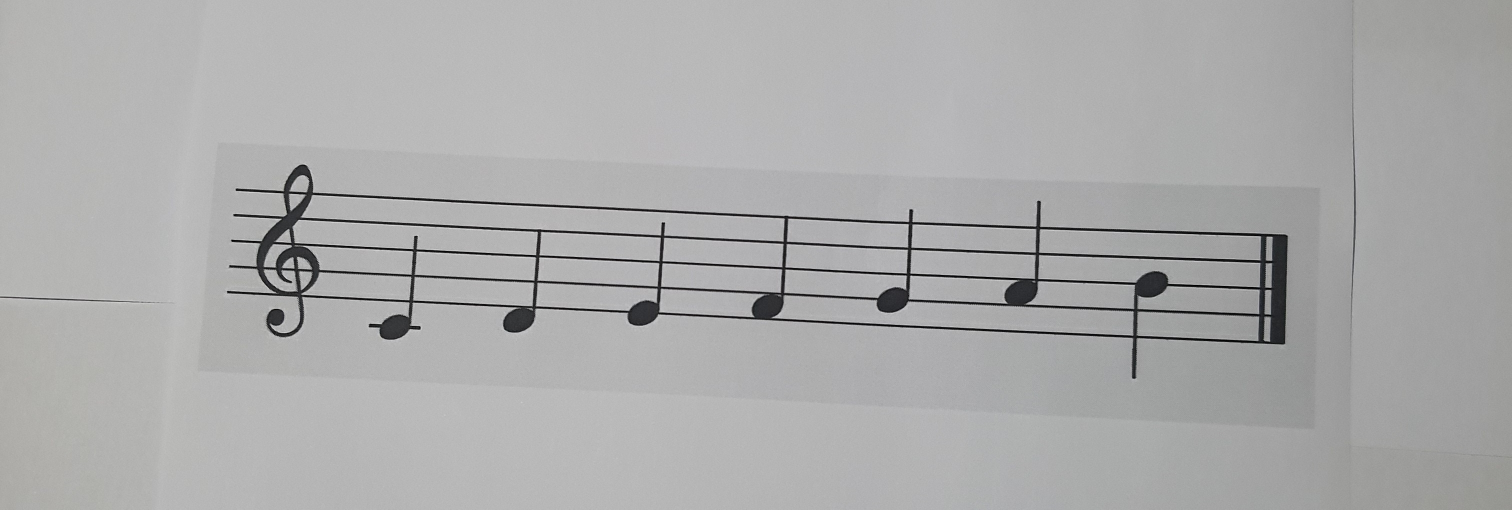
#> input picture test-cases/11.jpg, 3024 x 1019 px (shown at 1/2 size)
$ python main.py test-cases out
#> lines starting #> are read from the running program, lines starting #| are printed output that depends on the picture; after the words box and inside, x2 and y2 are one past the last pixel; in counts of white or black regions, pixels touching at a corner belong together
### IO.py
import os
from skimage import io


class IO:
    file_data = ""
    output_folder = ""
    file_name = ""

    def read_images(self, input_folder):
#> called with input_folder = 'test-cases'
        files = os.listdir(input_folder)

        images = []
        for fle in files:
            images.append(io.imread(input_folder + "/" + fle))

        return images, files

    def read_image(self, path):
        return io.imread(path)

    def write(self, data):
        self.file_data += data

    def set_name(self, name):
        self.file_name = os.path.splitext(name)[0]
        self.file_name += ".txt"

    def save(self):
        os.makedirs(self.output_folder, exist_ok=True)
        f = open(self.output_folder + "/" + self.file_name, "x+")
        f.write(self.file_data)
        f.close()
        self.file_data = ""

### PreProcessor.py
# This class is responsible for pre-processing the image
import numpy as np
import skimage as sk
from skimage.transform import hough_line, hough_line_peaks, rotate
from Segmentation import hough_transform


def start(image):
    img = np.copy(image)
    img = to_binary_image(image)


def to_binary_image(image):
    img = np.copy(image)

    if img.ndim == 3:  # if image is rgb image
        if img.shape[2] == 4:  # if image contains alpha channel
            img = img[:, :, :3]
        img = sk.color.rgb2gray(img)

    img[img <= 0.5] = 0
    img = img.astype(bool).astype(float)
    return img


def deskew_image(image, angle_range):
    angle = get_image_angle(image, angle_range)

    no_lines = hough_transform(image, 6, 7)

    if abs(angle - 90) > 0.5:
        image = rotate(image.astype(float), angle - 90)
        no_lines = rotate(no_lines.astype(float), angle - 90)
        corrected = get_image_angle(image, angle_range)
    return image, no_lines


def get_image_angle(image, angle_range):
    angles = np.linspace(
        np.deg2rad(90 - angle_range), np.deg2rad(90 + angle_range), 360
    )
    h, theta, d = hough_line(image, angles)

    _, angles, _ = hough_line_peaks(
        h, theta, d, min_distance=9, min_angle=0, threshold=0.8 * np.amax(h)
    )
    return np.rad2deg(np.mean(angles))


def opening(image, width, height=1):
    se = sk.morphology.rectangle(width, height)
    img = sk.morphology.opening(image, se)
    return img


# [16 lines left out: functions closing, erosion, sobel_v, not called in this run]

### Segmentation.py
from skimage.transform import hough_line, hough_line_peaks
import numpy as np
from Staff import Staff
import PreProcessor
from StaffLine import StaffLine


def segment_image(image, no_lines):
    image_with_lines = get_lines_image(image)
    staff_lines = get_staff_lines(image_with_lines)
    if len(staff_lines) % 5 == 0:
        staffs = get_staffs(staff_lines, no_lines)
        return staffs
    else:
        return []


def hough_transform(img, angle_range, width):
    angles = np.linspace(
        np.deg2rad(90 - angle_range), np.deg2rad(90 + angle_range), 360
    )
    h, theta, d = hough_line(img, angles)

    image = np.copy(img)
    origin = np.array((0, img.shape[1]))
    for _, angle, dist in zip(
        *hough_line_peaks(
            h, theta, d, min_distance=9, min_angle=0, threshold=0.8 * np.amax(h)
        )
    ):
        y0, y1 = (dist - origin * np.cos(angle)) / np.sin(angle)
        section = image[min(int(y0), int(y1)) - 5 : max(int(y0), int(y1)) + 5, :]
        image[
            min(int(y0), int(y1)) - 5 : max(int(y0), int(y1)) + 5, :
        ] = PreProcessor.opening(section, width)
    return image


def get_lines_image(image):
    lines = np.zeros(image.shape)
    for i in range(2, 10):
        lines += image - PreProcessor.opening(image, i, 1)
    return lines.astype(bool)


def get_staff_lines(image):
    staff_lines = []
    max_count = 0
    for i in range(image.shape[0] - 1):
        row = image[i, :]
        if any(row):
            count = sum(row)
            if count > max_count:
                max_count = count
            staff_lines.append(StaffLine(i, row))
    staff_lines = remove_empty_lines(staff_lines, max_count)
    staff_lines = collect_lines(staff_lines)
    return staff_lines


def remove_empty_lines(staff_lines, max_count):
    half = max_count // 2
    lines = []
    for line in staff_lines:
        if line.count > half:
            lines.append(line)
    return lines


def collect_lines(lines):
    list_of_lines = []
    list_of_list = []
    list_of_lines.append(lines[0])
    for i in range(1, len(lines)):
        if abs(lines[i - 1].y - lines[i].y) > 6:
            list_of_list.append(list_of_lines)
            list_of_lines = []
            list_of_lines.append(lines[i])
        else:
            list_of_lines.append(lines[i])
    list_of_list.append(list_of_lines)
    count = 0
    final_lines = []
    sxs = []
    exs = []
    for lst in list_of_list:
        y = []
        for line in lst:
            y.append(line.y)
            sxs.append(line.start_x)
            exs.append(line.end_x)
        count += 1
        lst[0].y = int(np.mean(y))
        final_lines.append(lst[0])

    for line in final_lines:
        line.start_x = int(np.median(sxs))
        line.end_x = int(np.median(exs))
    return final_lines


def get_staffs(lines, image):
    staffs = []
    for i in range(0, len(lines), 5):
        sy = lines[i].y
        ey = lines[i + 4].y
        sx = lines[i].start_x
        ex = lines[i].end_x
        staff_height = ey - sy
        ymin = max(sy - staff_height / 2, 0)
        ymax = min(ey + staff_height / 2, image.shape[0] - 1)
        while np.any(image[sy, :]) and sy > ymin:
            sy -= 1
        while np.any(image[ey, :]) and ey < ymax:
            ey += 1
        image_cpy = image[sy:ey, sx:ex]
        staff = Staff(sy, ey, sx, ex, image_cpy, lines[i : i + 5])

        staffs.append(staff)
    return staffs

### StaffLine.py
class StaffLine:

    def __init__(self, y, array):
        self.y = y
        self.array = array
        self.start_x = self.__get_start_x()
        self.end_x = self.__get_end_x()
        self.count = sum(array)

    def __get_start_x(self):
        x = 0
        for i in range(len(self.array)):
            if self.array[i] != 0:
                x = i
                return x
        return x

    def __get_end_x(self):
        x = len(self.array)-1
        for i in range(len(self.array)-1, 0, -1):
            if self.array[i] != 0:
                x = i
                return x
        return x

### Staff.py
import numpy as np
from Note import Note
import Constants


class Staff:
    def __init__(self, sy, ey, sx, ex, image, staff_lines):
        self.start_y = sy
        self.end_y = ey
        self.start_x = sx
        self.end_x = ex
        self.image = image
        self.staff_lines = staff_lines

    def get_notes(self):
        notes = []
        i = 0
        start = end = None
        while i < self.image.shape[1]:
            column = self.image[:, i]
            if np.any(column):
                if start is None:
                    start = i
            else:
                if start is not None:
                    end = i
                    image = np.copy(self.image[:, start:end])
                    if image.shape[1] > Constants.MINIMUM_NOTE_WIDTH:
                        notes.append(
                            Note(
                                self.start_y,
                                self.end_y,
                                start + self.start_x,
                                end + self.start_x,
                                image,
                            )
                        )
                    start = None
            i += 1

        notes = self.__remove_one_color_notes(notes)
        imgs = []
        for note in notes:
            imgs.append(note.normalized_image)
        return notes

    # Remove fully black or white notes
    def __remove_one_color_notes(self, notes):
        for note in notes:
            img = note.image
            if np.all(img == 0) or np.all(img == 1):
                notes.remove(note)

        return notes

### Note.py
import numpy as np
from skimage.transform import resize
from skimage import img_as_bool
import Constants
import skimage as sk


class Note:
    def __init__(self, sy, ey, sx, ex, image):
        self.name = ""
        distance_to_y_up = self.__get_top_y(image)
        self.start_y = sy + distance_to_y_up
        distance_to_y_bottom = self.__get_bottom_y(image)
        self.end_y = sy + distance_to_y_bottom
        self.start_x = sx
        self.end_x = ex
        self.image = image[distance_to_y_up:distance_to_y_bottom]
        self.__set_image(self.image)
        self.normalized_image = img_as_bool(
            resize(self.image.astype(bool), Constants.NORMALIZED_IMAGE_SHAPE)
        )

    def __get_top_y(self, image):
        i = 0
        while np.any(image[i, :]) == False:
            i += 1
        return i

    def __get_bottom_y(self, image):
        i = image.shape[0] - 1
        while np.any(image[i, :]) == False:
            i -= 1
        return i

    def __get_left_x(self, image):
        i = 0
        while np.any(image[:, i]) == False:
            i += 1
        return i

    def __get_right_x(self, image):
        i = image.shape[1] - 1
        while np.any(image[:, i]) == False:
            i -= 1
        return i

    def __set_image(self, image):
        ratio = image.shape[0] / image.shape[1]
        if ratio < 2.05 and ratio > 1.95:
            self.image = self.__crop_image(image)

    def __crop_image(self, image):
        img = self.dopening(image, 7, 1)
        left_x = self.__get_left_x(img)
        right_x = self.__get_right_x(img)
        img = img[:, left_x:right_x]
        if abs(image.shape[1] - img.shape[1]) > img.shape[1] // 4:
            return img
        return image

    def dopening(self, image, width, height=1):
        se = sk.morphology.rectangle(width, height)
        img = sk.morphology.opening(image, se)
        return img

### Classifier.py
from Note import Note
from Constants import names
import numpy as np
from model import model, independent_dict, independent_list


class Classifier:
    def __init__(self):
        self.model = model

    def classify_staff(self, staff):
        self.data = ""
        self.staff_lines = staff.staff_lines
        notes = staff.get_notes()
        for note in notes:
            self.classify_note(note)
        for i in range(len(notes)):
            sign = notes[i].name
            if sign == "##" or sign == "#" or sign == "&&" or sign == "&":
                if i + 1 != len(notes) - 1:
                    notes[i + 1].name += sign
                    notes[i].name = ""
        for note in notes:
            if note.name != "":
                self.data += " " + note.name
        return self.data

    def classify_note(self, note):
        name = self.__get_least_diff(note.normalized_image)
        if self.__is_position_dependent(name):
            note.name = self.get_note_name(name, note.start_y)
            self.data += " " + note.name
        else:
            note.name = independent_dict[name]
            self.data += " " + note.name

    def __get_least_diff(self, note):
        v, h = calculate_histograms(note)
        diff = []
        for name in names:
            vc, hc = np.array(self.model[name][0]), np.array(self.model[name][1])
            diff.append((name, np.sum(np.abs(vc - v) + np.abs(hc - h))))
        tup = min(diff, key=lambda t: t[1])
        return tup[0]

    def __is_position_dependent(self, name):
        if name in independent_list:
            return False
        else:
            return True

    def get_note_name(self, name, y):
        first_y = self.staff_lines[0].y
        quarter_staff = (self.staff_lines[1].y - self.staff_lines[0].y) / 4
        if name == "normal_note":
            if y > first_y - quarter_staff * 5 and y <= first_y - quarter_staff * 3:
                return "a1/4"
            if y > first_y - quarter_staff * 3 and y <= first_y - quarter_staff * 1:
                return "g1/4"
            if y > first_y - quarter_staff * 1 and y <= first_y + quarter_staff * 1:
                return "f1/4"
            if y > first_y + quarter_staff * 1 and y <= first_y + quarter_staff * 3:
                return "e1/4"
            if y > first_y + quarter_staff * 3 and y <= first_y + quarter_staff * 5:
                return "d1/4"
            return "c1/4"
        if name == "inverted_normal_note":
            if y > first_y - quarter_staff * 9 and y <= first_y - quarter_staff * 7:
                return "b2/4"
            if y > first_y - quarter_staff * 7 and y <= first_y - quarter_staff * 5:
                return "a2/4"
            if y > first_y - quarter_staff * 5 and y <= first_y - quarter_staff * 3:
                return "g2/4"
            if y > first_y - quarter_staff * 3 and y <= first_y - quarter_staff * 1:
                return "f2/4"
            if y > first_y - quarter_staff * 1 and y <= first_y + quarter_staff * 1:
                return "e2/4"
            if y > first_y + quarter_staff * 1 and y <= first_y + quarter_staff * 3:
                return "d2/4"
            if y > first_y + quarter_staff * 3 and y <= first_y + quarter_staff * 5:
                return "c2/4"
            if y > first_y + quarter_staff * 5 and y <= first_y + quarter_staff * 7:
                return "b1/4"
            return "c/4"
        if name == "3_normal_note" or name == "3_normal_note_line":
            if y > first_y - quarter_staff * 5 and y <= first_y - quarter_staff * 3:
                return "{a1/4,d1/4,f1/4}"
            if y > first_y - quarter_staff * 3 and y <= first_y - quarter_staff * 1:
                return "{c1/4,e1/4,g1/4}"
            return "c/4"
        if name == "double_normal_note":
            if y > first_y - quarter_staff * 5 and y <= first_y - quarter_staff * 3:
                return "{a1/4,f1/4}"
            if y > first_y - quarter_staff * 3 and y <= first_y - quarter_staff * 1:
                return "{e1/4,g1/4}"
            if y > first_y - quarter_staff * 1 and y <= first_y + quarter_staff * 1:
                return "{d1/4,f1/4}"
            if y > first_y + quarter_staff * 1 and y <= first_y + quarter_staff * 3:
                return "{c1/4,e1/4}"
            return "c/4"
        if name == "normal_note_1_stripe":
            if y > first_y - quarter_staff * 5 and y <= first_y - quarter_staff * 3:
                return "a1/8"
            if y > first_y - quarter_staff * 3 and y <= first_y - quarter_staff * 1:
                return "g1/8"
            if y > first_y - quarter_staff * 1 and y <= first_y + quarter_staff * 1:
                return "f1/8"
            if y > first_y + quarter_staff * 1 and y <= first_y + quarter_staff * 3:
                return "e1/8"
            if y > first_y + quarter_staff * 3 and y <= first_y + quarter_staff * 5:
                return "d1/8"
            return "c1/8"
        if name == "normal_note_2_stripes":
            if y > first_y - quarter_staff * 5 and y <= first_y - quarter_staff * 3:
                return "a1/16"
            if y > first_y - quarter_staff * 3 and y <= first_y - quarter_staff * 1:
                return "g1/16"
            if y > first_y - quarter_staff * 1 and y <= first_y + quarter_staff * 1:
                return "f1/16"
            if y > first_y + quarter_staff * 1 and y <= first_y + quarter_staff * 3:
                return "e1/16"
            if y > first_y + quarter_staff * 3 and y <= first_y + quarter_staff * 5:
                return "d1/16"
            return "c/8"
        if name == "normal_note_3_stripes":
            if y > first_y - quarter_staff * 7 and y <= first_y - quarter_staff * 5:
                return "a1/32"
            if y > first_y - quarter_staff * 5 and y <= first_y - quarter_staff * 3:
                return "g1/32"
            if y > first_y - quarter_staff * 3 and y <= first_y - quarter_staff * 1:
                return "f1/32"
            if y > first_y - quarter_staff * 1 and y <= first_y + quarter_staff * 1:
                return "e1/32"
            if y > first_y + quarter_staff * 1 and y <= first_y + quarter_staff * 3:
                return "d1/32"
            if y > first_y + quarter_staff * 3 and y <= first_y + quarter_staff * 5:
                return "c1/32"
            return "c1/32"
        if name == "hollow_note":
            if y > first_y - quarter_staff * 5 and y <= first_y - quarter_staff * 3:
                return "a1/2"
            if y > first_y - quarter_staff * 3 and y <= first_y - quarter_staff * 1:
                return "g1/2"
            if y > first_y - quarter_staff * 1 and y <= first_y + quarter_staff * 1:
                return "f1/2"
            if y > first_y + quarter_staff * 1 and y <= first_y + quarter_staff * 3:
                return "e1/2"
            if y > first_y + quarter_staff * 3 and y <= first_y + quarter_staff * 5:
                return "d1/2"
            return "c1/2"
        if name == "hollow_inverted_note":
            if y > first_y - quarter_staff * 9 and y <= first_y - quarter_staff * 7:
                return "b2/2"
            if y > first_y - quarter_staff * 7 and y <= first_y - quarter_staff * 5:
                return "a2/2"
            if y > first_y - quarter_staff * 5 and y <= first_y - quarter_staff * 3:
                return "g2/2"
            if y > first_y - quarter_staff * 3 and y <= first_y - quarter_staff * 1:
                return "f2/2"
            if y > first_y - quarter_staff * 1 and y <= first_y + quarter_staff * 1:
                return "e2/2"
            if y > first_y + quarter_staff * 1 and y <= first_y + quarter_staff * 3:
                return "d2/2"
            if y > first_y + quarter_staff * 3 and y <= first_y + quarter_staff * 5:
                return "c2/2"
            if y > first_y + quarter_staff * 5 and y <= first_y + quarter_staff * 7:
                return "b1/2"
            return "c/2"
        if name == "double_beam_4_equal":
            if y > first_y - quarter_staff * 5 and y <= first_y - quarter_staff * 3:
                return "{a1/16,a1/16,a1/16,a1/16}"
            if y > first_y - quarter_staff * 3 and y <= first_y - quarter_staff * 1:
                return "{g1/16,g1/16,g1/16,g1/16}"
            if y > first_y - quarter_staff * 1 and y <= first_y + quarter_staff * 1:
                return "{f1/16,f1/16,f1/16,f1/16}"
            if y > first_y + quarter_staff * 1 and y <= first_y + quarter_staff * 3:
                return "{e1/16,e1/16,e1/16,e1/16}"
            if y > first_y + quarter_staff * 3 and y <= first_y + quarter_staff * 5:
                return "{d1/16,d1/16,d1/16,d1/16}"
            return "c1/16"
        return ""


def calculate_histograms(image):
    v = []
    image = image.astype(bool)
    for i in range(0, image.shape[1] - 1, 10):
        row = image[i : i + 9, :]
        v.append(np.sum(row, dtype=float))
    h = []
    for i in range(0, image.shape[0] - 1, 10):
        col = image[:, i : i + 9]
        h.append(np.sum(col, dtype=float))
    return np.array(v), np.array(h)

### main.py
import argparse
import sys
import PreProcessor as PreProcessor
from IO import IO
import Segmentation as Segmentation
from skimage.draw import rectangle_perimeter
from skimage import morphology
import numpy as np
from Classifier import Classifier


def main(input_folder, output_folder):
    io = IO()
    images, names = io.read_images(input_folder)
#> images = 2 items; names = ['11.jpg', '12.jpg']
    io.output_folder = output_folder
    for image, name in zip(images, names):
        io.set_name(name)
        img = 1 - PreProcessor.to_binary_image(image)
        img, no_lines = PreProcessor.deskew_image(img, 6)
        staffs = Segmentation.segment_image(img, no_lines)
        io.write("{\n")
        for i in range(len(staffs)):
            classifier = Classifier()
            if staffs[i] is None:
                continue
            data = classifier.classify_staff(staffs[i])
            io.write("[" + data + "]")
            if i != len(staffs) - 1:
                io.write(",")
            io.write("\n")
        io.write("}")
        io.save()
#> this loop made 2 passes
#> (angle in deskew_image, corrected in deskew_image) on pass 1: (92.75, 89.94)
#> pass 1, in to_binary_image, `img = img.astype(bool).astype(float)`:
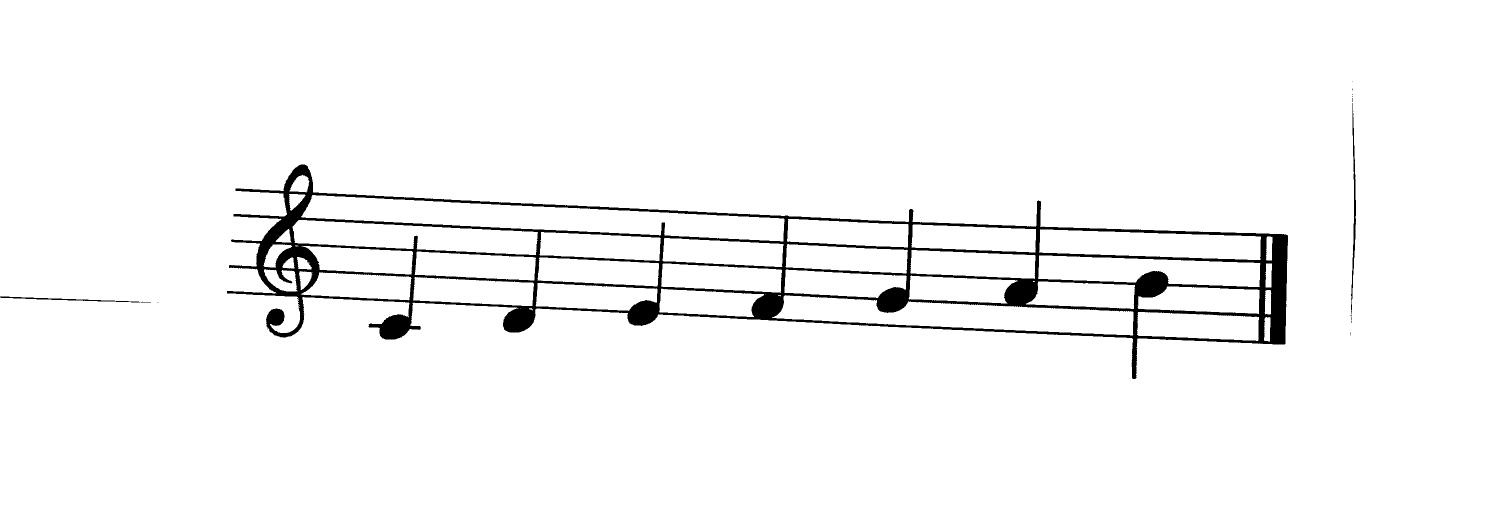
#> img: shape (1019, 3024) float64 (shown at 1/2 size); values 0 (black) and 1 (white), 96.7% white; 17 black regions (13 under 20 px), largest, box (x1, y1, x2, y2) and area: (454, 329, 2576, 758) 98429, (2702, 206, 2712, 628) 1175, (0, 593, 280, 605) 680, (281, 603, 302, 605) 22
#> pass 1, in main, `img = 1 - PreProcessor.to_binary_image(image)`:
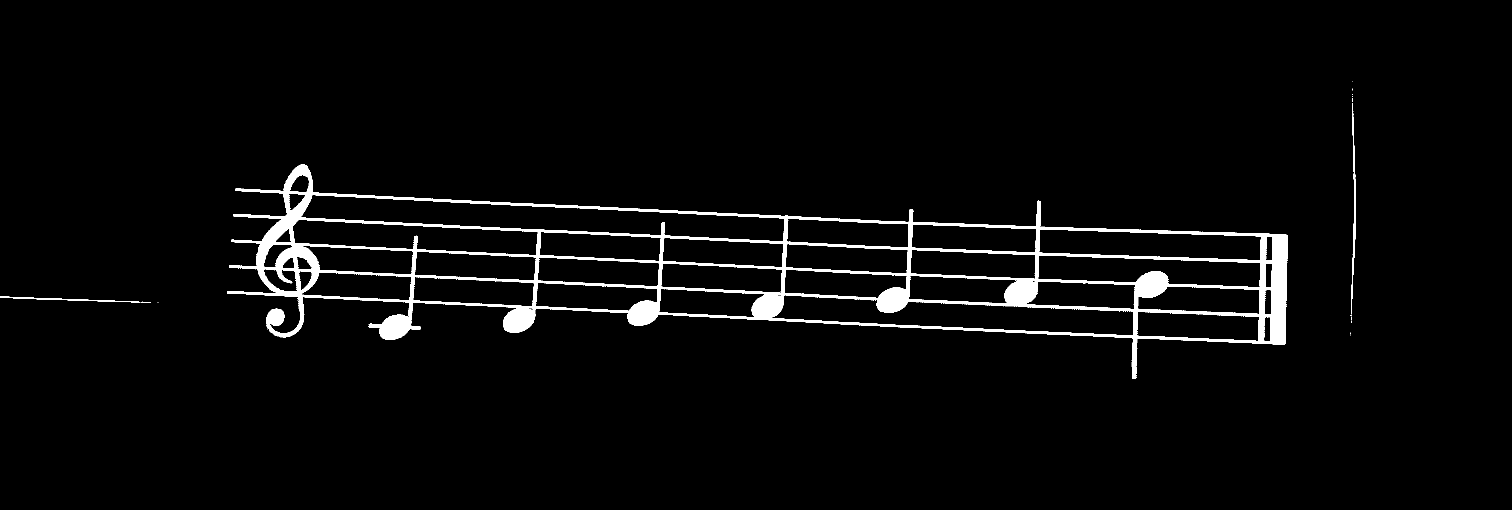
#> img: shape (1019, 3024) float64 (shown at 1/2 size); values 0 (black) and 1 (white), 3.3% white; 17 white regions (13 under 20 px), largest, box (x1, y1, x2, y2) and area: (454, 329, 2576, 758) 98429, (2702, 206, 2712, 628) 1175, (0, 593, 280, 605) 680, (281, 603, 302, 605) 22
#> (the rest of the program and of its run is left out)
